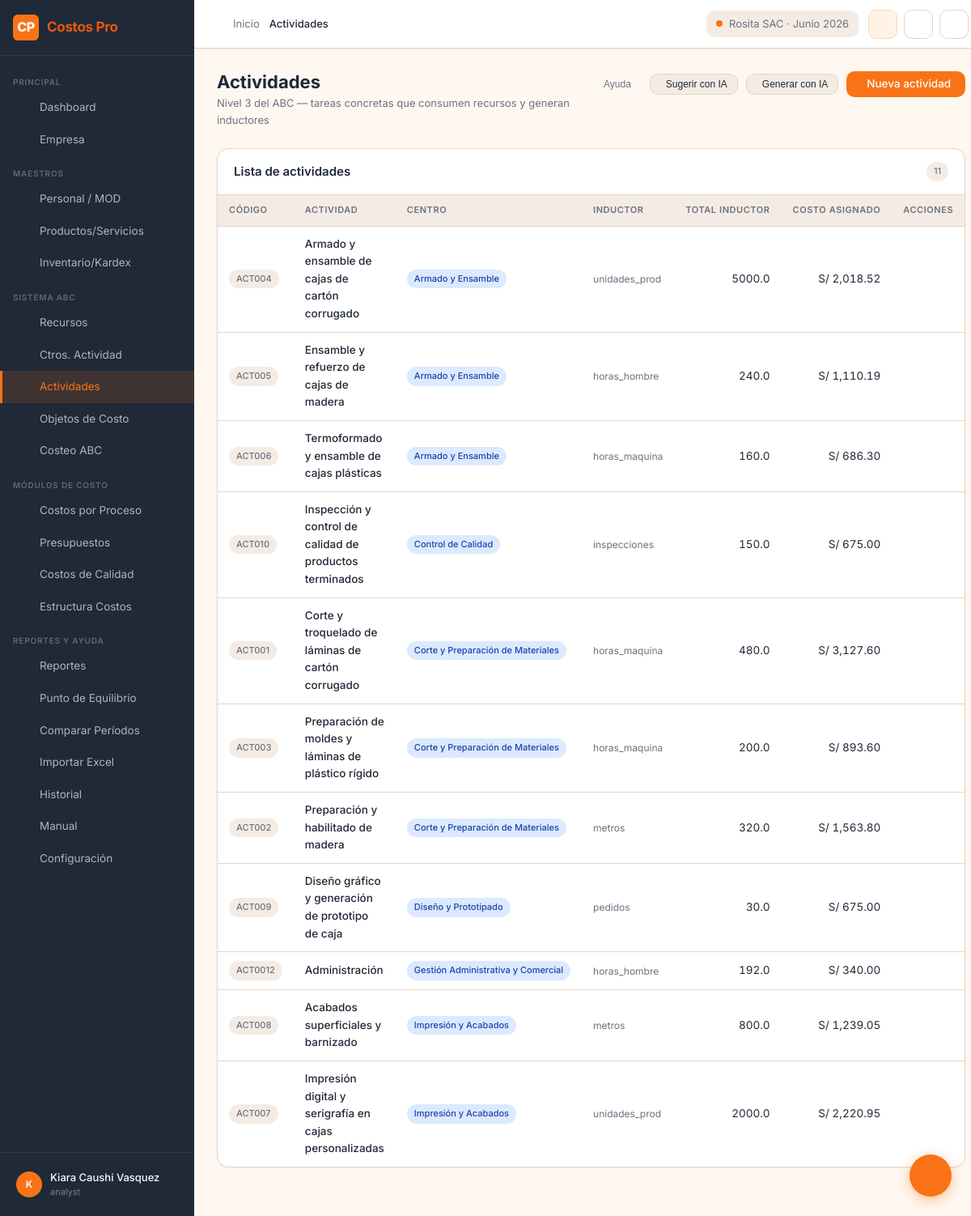
Page /activities (signed in) on the committed database.
### tables this page shows
CREATE TABLE activities (
    id INTEGER PRIMARY KEY AUTOINCREMENT,
    company_id INTEGER NOT NULL,
    center_id INTEGER NOT NULL,
    code TEXT NOT NULL,
    name TEXT NOT NULL,
    driver_type TEXT,            -- tipo de inductor para distribuir a objetos
    driver_total REAL DEFAULT 0, -- total del inductor
    total_cost REAL DEFAULT 0,   -- costo asignado a esta actividad
    notes TEXT,
    created_at DATETIME DEFAULT CURRENT_TIMESTAMP,
    UNIQUE(company_id, code),
    FOREIGN KEY (company_id) REFERENCES companies(id) ON DELETE CASCADE,
    FOREIGN KEY (center_id) REFERENCES activity_centers(id) ON DELETE CASCADE
);

CREATE TABLE activity_centers (
    id INTEGER PRIMARY KEY AUTOINCREMENT,
    company_id INTEGER NOT NULL,
    period_id INTEGER,
    code TEXT NOT NULL,
    name TEXT NOT NULL,
    center_type TEXT DEFAULT 'operativo', -- estrategico | operativo | apoyo
    total_cost_annual REAL DEFAULT 0,
    total_cost_monthly REAL DEFAULT 0,
    notes TEXT,
    created_at DATETIME DEFAULT CURRENT_TIMESTAMP,
    UNIQUE(company_id, period_id, code),
    FOREIGN KEY (company_id) REFERENCES companies(id) ON DELETE CASCADE,
    FOREIGN KEY (period_id) REFERENCES periods(id)
);

### routes/activities.py (the view)
@activities_bp.route('/activities')
@login_required
@company_required
@module_required('activities', write=False)
def index():
    session['active_module'] = 'activities'
    company_id = session['company_id']
    period_id  = session.get('period_id')
    activities = query_db(
        """SELECT a.*, ac.name as center_name, ac.center_type
           FROM activities a
           JOIN activity_centers ac ON a.center_id = ac.id
           WHERE ac.company_id=? AND (ac.period_id=? OR ac.period_id IS NULL)
           ORDER BY ac.name, a.name""",
        (company_id, period_id)
    )
    centers = query_db(
        "SELECT id, name FROM activity_centers WHERE company_id=? AND (period_id=? OR period_id IS NULL) ORDER BY name",
        (company_id, period_id)
    )
    return render_template('activities/index.html',
                           activities=activities,
                           centers=centers,
                           driver_types=DRIVER_TYPES)

### models/database.py (called while the page is built)
def get_db():
    if 'db' not in g:
        g.db = sqlite3.connect(
            current_app.config.get('DATABASE', DATABASE),
            detect_types=sqlite3.PARSE_DECLTYPES
        )
        g.db.row_factory = sqlite3.Row
        g.db.execute("PRAGMA foreign_keys = ON")
    return g.db

def query_db(query, args=(), one=False):
    cur = get_db().execute(query, args)
    rv = cur.fetchall()
    cur.close()
    return (rv[0] if rv else None) if one else rv

### routes/dashboard.py (called while the page is built, shortened)
def login_required(f):
    @wraps(f)
    def decorated(*args, **kwargs):
        if 'user_id' not in session:
            return redirect(url_for('auth.login'))
        return f(*args, **kwargs)
    return decorated

def company_required(f):
    @wraps(f)
    def decorated(*args, **kwargs):
        if 'company_id' not in session:
            return redirect(url_for('companies.select'))
        return f(*args, **kwargs)
    return decorated

def module_required(module_key, write=False):
    def decorator(f):
        @wraps(f)
        def decorated(*args, **kwargs):
            role = session.get('user_role')
            if not role or role not in ('admin', 'editor', 'viewer', 'custom'):
                return f(*args, **kwargs)
        return decorated
    return decorator

### templates/activities/index.html (shortened to what this page needs)
{% extends 'base.html' %}
{% block breadcrumb %}Actividades{% endblock %}
{% block content %}
<div class="page-header">
  <div>
    <h1 class="page-title">Actividades</h1>
    <p class="page-subtitle">Nivel 3 del ABC — tareas concretas que consumen recursos y generan inductores</p>
  </div>
  <div class="page-actions">
    <button class="btn btn-ghost btn-sm"
            onclick="showHelpModal('Actividades ABC',
              'Una actividad es una tarea concreta realizada en un centro de actividad. Cada actividad tiene un inductor que mide cuánto consume cada objeto de costo. Ejemplos: Corte de tela (inductor: metros cortados), Inspección de calidad (inductor: unidades inspeccionadas), Configuración de máquinas (inductor: número de setups).')">
       Ayuda
    </button>
    <button class="btn btn-secondary btn-sm"
            onclick="CostosChatbox.sendQuick('Sugiere actividades típicas para centros de actividad en el sector {{ current_sector }}', 'abc')">
       Sugerir con IA
    </button>
    <button class="btn btn-secondary btn-sm" onclick="AIGenerator.show('activities')">
       Generar con IA
    </button>
    <a href="{{ url_for('activities.new') }}" class="btn btn-primary">
       Nueva actividad
    </a>
  </div>
</div>
<div class="card">
  <div class="card-header">
    <span class="card-title"> Lista de actividades</span>
    <span class="badge badge-neutral">{{ activities|length }}</span>
  </div>
  {% if activities %}
  <div class="table-wrap">
    <table class="table">
      <thead>
        <tr><th>Código</th><th>Actividad</th><th>Centro</th><th>Inductor</th><th class="number">Total inductor</th><th class="number">Costo asignado</th><th class="actions">Acciones</th></tr>
      </thead>
      <tbody>
        {% for a in activities %}
        <tr>
          <td><span class="badge badge-neutral">{{ a.code }}</span></td>
          <td style="font-weight:500">{{ a.name }}</td>
          <td><span class="badge badge-info">{{ a.center_name }}</span></td>
          <td style="font-size:12px;color:var(--text-secondary)">{{ a.driver_type or '—' }}</td>
          <td class="number">{{ a.driver_total or 0 }}</td>
          <td class="number">{{ a.total_cost | currency }}</td>
          <td class="actions">
            <a href="{{ url_for('activities.edit', aid=a.id) }}" class="btn btn-ghost btn-sm btn-icon"></a>
            <form method="POST" action="{{ url_for('activities.delete', aid=a.id) }}" style="display:inline">
              <button type="submit" class="btn btn-ghost btn-sm btn-icon" data-confirm="¿Eliminar esta actividad?"></button>
            </form>
          </td>
        </tr>
        {% endfor %}
      </tbody>
    </table>
  </div>
  {% endif %}
</div>
{% endblock %}

### static/css/main.css (style rules this page uses)
:root { --bg-primary: #FFF8F1; --bg-secondary: #F4ECE4; --bg-card: #FFFFFF; --bg-dark: #1F2937; --bg-dark-hover: #374151; --primary: #F97316; --primary-hover: #EA580C; --primary-light: #FED7AA; --primary-xlight: #FFF3E8; --text-primary: #1F2937; --text-secondary: #6B7280; --text-light: #9CA3AF; --text-on-dark: #F9FAFB; --text-on-primary:#FFFFFF; --success: #22C55E; --success-bg: #DCFCE7; --success-text: #166534; --warning: #FACC15; --warning-bg: #FEF9C3; --warning-text: #854D0E; --danger: #DC2626; --danger-bg: #FEE2E2; --danger-text: #991B1B; --info: #3B82F6; --info-bg: #DBEAFE; --info-text: #1E40AF; --border: #E5D5C5; --border-focus: #F97316; --shadow-sm: 0 1px 3px rgba(0,0,0,0.06); --shadow-md: 0 4px 12px rgba(0,0,0,0.08); --shadow-lg: 0 8px 24px rgba(0,0,0,0.10); --radius-sm: 6px; --radius-md: 10px; --radius-lg: 14px; --radius-xl: 20px; --sidebar-width: 240px; --sidebar-collapsed: 64px; --topbar-height: 60px; --font-sans: 'Inter', -apple-system, BlinkMacSystemFont, 'Segoe UI', sans-serif; --font-mono: 'JetBrains Mono', 'Fira Code', monospace; }
*, *::before, *::after { box-sizing: border-box; margin: 0; padding: 0; }
html { font-size: 15px; scroll-behavior: smooth; }
body { font-family: var(--font-sans); background: var(--bg-primary); color: var(--text-primary); line-height: 1.6; min-height: 100vh; }
a { color: var(--primary); text-decoration: none; }
.page-header { display: flex; align-items: flex-start; justify-content: space-between; margin-bottom: 24px; gap: 16px; }
.page-title { font-size: 22px; font-weight: 700; color: var(--text-primary); line-height: 1.2; }
.page-subtitle { font-size: 13px; color: var(--text-secondary); margin-top: 3px; }
.page-actions { display: flex; gap: 10px; align-items: center; flex-shrink: 0; }
.card { background: var(--bg-card); border: 1px solid var(--border); border-radius: var(--radius-lg); box-shadow: var(--shadow-sm); overflow: hidden; }
.card-header { padding: 16px 20px; border-bottom: 1px solid var(--border); display: flex; align-items: center; justify-content: space-between; gap: 12px; }
.card-title { font-size: 15px; font-weight: 600; color: var(--text-primary); }
.table-wrap { overflow-x: auto; }
.table { width: 100%; border-collapse: collapse; font-size: 13.5px; }
.table th { background: var(--bg-secondary); color: var(--text-secondary); font-size: 11px; font-weight: 600; text-transform: uppercase; letter-spacing: 0.05em; padding: 10px 14px; text-align: left; border-bottom: 1px solid var(--border); white-space: nowrap; }
.table td { padding: 11px 14px; border-bottom: 1px solid var(--border); color: var(--text-primary); vertical-align: middle; }
.table tr:last-child td { border-bottom: none; }
.table .number { text-align: right; font-variant-numeric: tabular-nums; }
.table .actions { text-align: right; white-space: nowrap; }
.btn { display: inline-flex; align-items: center; gap: 7px; padding: 9px 18px; border-radius: var(--radius-md); font-size: 13.5px; font-weight: 500; cursor: pointer; border: none; transition: all 0.15s; text-decoration: none; line-height: 1; white-space: nowrap; }
.btn-primary { background: var(--primary); color: #fff; }
.btn-secondary { background: var(--bg-secondary); color: var(--text-primary); border: 1px solid var(--border); }
.btn-ghost { background: transparent; color: var(--text-secondary); border: 1px solid transparent; }
.btn-sm { padding: 6px 12px; font-size: 12px; }
.btn-icon { padding: 8px; }
.badge { display: inline-flex; align-items: center; gap: 4px; padding: 3px 9px; border-radius: 20px; font-size: 11px; font-weight: 500; white-space: nowrap; }
.badge-info { background: var(--info-bg); color: var(--info-text); }
.badge-neutral { background: var(--bg-secondary); color: var(--text-secondary); }

### rows in the picture
activities: code "ACT004", name "Armado y ensamble de cajas de cartón corrugado", center_name "Armado y Ensamble", driver_type "unidades_prod", driver_total "5000.0", total_cost "S/ 2,018.52"
activities: code "ACT005", name "Ensamble y refuerzo de cajas de madera", center_name "Armado y Ensamble", driver_type "horas_hombre", driver_total "240.0", total_cost "S/ 1,110.19"
activities: code "ACT006", name "Termoformado y ensamble de cajas plásticas", center_name "Armado y Ensamble", driver_type "horas_maquina", driver_total "160.0", total_cost "S/ 686.30"
activities: code "ACT010", name "Inspección y control de calidad de productos terminados", center_name "Control de Calidad", driver_type "inspecciones", driver_total "150.0", total_cost "S/ 675.00"
activities: code "ACT001", name "Corte y troquelado de láminas de cartón corrugado", center_name "Corte y Preparación de Materiales", driver_type "horas_maquina", driver_total "480.0", total_cost "S/ 3,127.60"
activities: code "ACT003", name "Preparación de moldes y láminas de plástico rígido", center_name "Corte y Preparación de Materiales", driver_type "horas_maquina", driver_total "200.0", total_cost "S/ 893.60"
activities: code "ACT002", name "Preparación y habilitado de madera", center_name "Corte y Preparación de Materiales", driver_type "metros", driver_total "320.0", total_cost "S/ 1,563.80"
activities: code "ACT009", name "Diseño gráfico y generación de prototipo de caja", center_name "Diseño y Prototipado", driver_type "pedidos", driver_total "30.0", total_cost "S/ 675.00"
activities: code "ACT0012", name "Administración", center_name "Gestión Administrativa y Comercial", driver_type "horas_hombre", driver_total "192.0", total_cost "S/ 340.00"
activities: code "ACT008", name "Acabados superficiales y barnizado", center_name "Impresión y Acabados", driver_type "metros", driver_total "800.0", total_cost "S/ 1,239.05"
activities: code "ACT007", name "Impresión digital y serigrafía en cajas personalizadas", center_name "Impresión y Acabados", driver_type "unidades_prod", driver_total "2000.0", total_cost "S/ 2,220.95"

### other values in the picture
{{ (current_user_name or 'U')[0].upper() }} "K"
{{ current_user_name or 'Usuario' }} "Kiara Caushi Vasquez"
{{ current_user_role or 'analista' }} "analyst"
{{ current_company }} "Rosita SAC"
{{ current_period }} "Junio 2026"
{{ activities|length }} "11"
